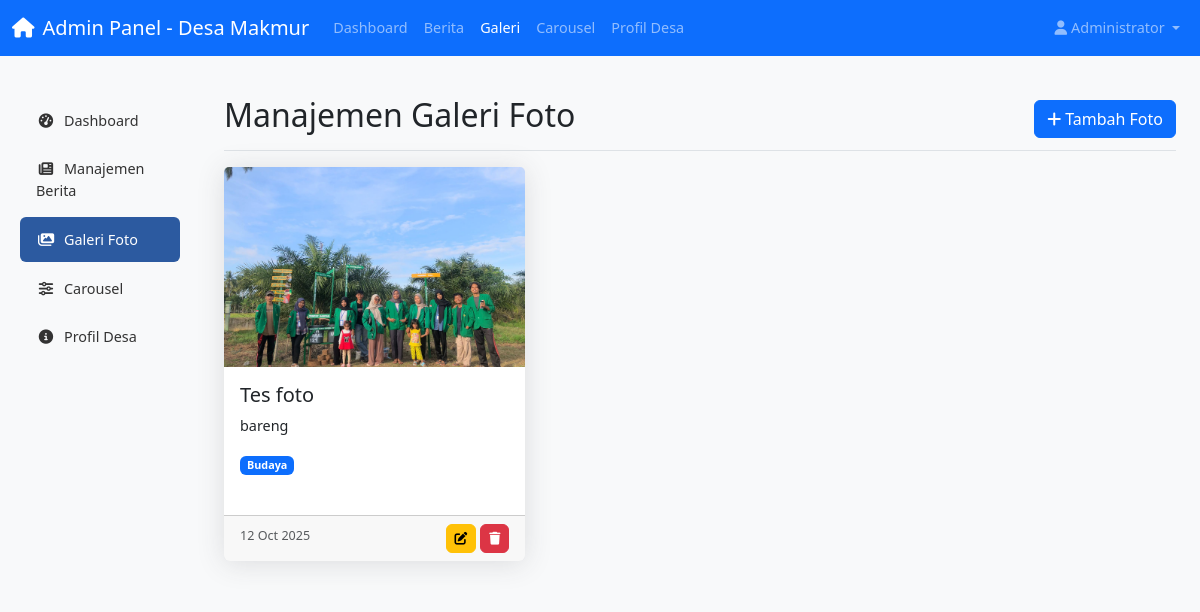
Page /admin/galeri.php (signed in) on the committed database.
### tables this page shows
CREATE TABLE `galeri` (
  `id` int NOT NULL,
  `judul` varchar(255) NOT NULL,
  `deskripsi` text,
  `gambar` varchar(255) NOT NULL,
  `kategori` varchar(50) DEFAULT NULL,
  `created_at` timestamp NULL DEFAULT CURRENT_TIMESTAMP
);

### admin/galeri.php (the view, shortened to what this page needs)
<?php
include '../includes/config.php';
$action = isset($_GET['action']) ? $_GET['action'] : 'list';
$stmt = $pdo->query("SELECT * FROM galeri ORDER BY created_at DESC");
$galeri_list = $stmt->fetchAll(PDO::FETCH_ASSOC);
?>
<!DOCTYPE html>
<html lang="id">
<head>
    <link href="https://cdn.jsdelivr.net/npm/bootstrap@5.3.0/dist/css/bootstrap.min.css" rel="stylesheet">
    <link rel="stylesheet" href="https://cdnjs.cloudflare.com/ajax/libs/font-awesome/6.4.0/css/all.min.css">
    <link href="../assets/css/admin.css" rel="stylesheet">
</head>
<body>
    <nav class="navbar navbar-expand-lg navbar-dark bg-primary">
        <div class="container-fluid">
            <a class="navbar-brand" href="dashboard.php">
                <i class="fas fa-home me-2"></i>Admin Panel - Desa Makmur
            </a>
            <div class="collapse navbar-collapse" id="adminNavbar">
                <ul class="navbar-nav me-auto">
                    <li class="nav-item">
                        <a class="nav-link" href="dashboard.php">Dashboard</a>
                    </li>
                    <li class="nav-item">
                        <a class="nav-link" href="artikel.php">Berita</a>
                    </li>
                    <li class="nav-item">
                        <a class="nav-link active" href="galeri.php">Galeri</a>
                    </li>
                    <li class="nav-item">
                        <a class="nav-link" href="carousel.php">Carousel</a>
                    </li>
                    <li class="nav-item">
                        <a class="nav-link" href="profil.php">Profil Desa</a>
                    </li>
                </ul>
                <div class="navbar-nav">
                    <li class="nav-item dropdown">
                        <a class="nav-link dropdown-toggle" href="#" role="button" data-bs-toggle="dropdown">
                            <i class="fas fa-user me-1"></i><?= $_SESSION['nama_lengkap'] ?>
                        </a>
                    </li>
                </div>
            </div>
        </div>
    </nav>
    <div class="container-fluid mt-4">
        <div class="row">
            <div class="col-md-3 col-lg-2 d-md-block bg-light sidebar">
                <div class="position-sticky pt-3">
                    <ul class="nav flex-column">
                        <li class="nav-item">
                            <a class="nav-link" href="dashboard.php">
                                <i class="fas fa-tachometer-alt me-2"></i>Dashboard
                            </a>
                        </li>
                        <li class="nav-item">
                            <a class="nav-link" href="artikel.php">
                                <i class="fas fa-newspaper me-2"></i>Manajemen Berita
                            </a>
                        </li>
                        <li class="nav-item">
                            <a class="nav-link active" href="galeri.php">
                                <i class="fas fa-images me-2"></i>Galeri Foto
                            </a>
                        </li>
                        <li class="nav-item">
                            <a class="nav-link" href="carousel.php">
                                <i class="fas fa-sliders-h me-2"></i>Carousel
                            </a>
                        </li>
                        <li class="nav-item">
                            <a class="nav-link" href="profil.php">
                                <i class="fas fa-info-circle me-2"></i>Profil Desa
                            </a>
                        </li>
                    </ul>
                </div>
            </div>
            <main class="col-md-9 ms-sm-auto col-lg-10 px-md-4">
                <?php if($action == 'list'): ?>
                <div class="d-flex justify-content-between flex-wrap flex-md-nowrap align-items-center pt-3 pb-2 mb-3 border-bottom">
                    <h1 class="h2">Manajemen Galeri Foto</h1>
                    <a href="?action=tambah" class="btn btn-primary">
                        <i class="fas fa-plus me-1"></i>Tambah Foto
                    </a>
                </div>
                <div class="row">
                    <?php if($galeri_list): ?>
                        <?php foreach($galeri_list as $item): ?>
                        <div class="col-md-4 mb-4">
                            <div class="card h-100">
                                <img src="../uploads/galeri/<?= $item['gambar'] ?>" class="card-img-top" alt="<?= $item['judul'] ?>" style="height: 200px; object-fit: cover;">
                                <div class="card-body">
                                    <h5 class="card-title"><?= $item['judul'] ?></h5>
                                    <?php if($item['deskripsi']): ?>
                                    <p class="card-text"><?= $item['deskripsi'] ?></p>
                                    <?php endif; ?>
                                    <?php if($item['kategori']): ?>
                                    <span class="badge bg-primary"><?= $item['kategori'] ?></span>
                                    <?php endif; ?>
                                </div>
                                <div class="card-footer">
                                    <small class="text-muted">
                                        <?= date('d M Y', strtotime($item['created_at'])) ?>
                                    </small>
                                    <div class="float-end">
                                        <a href="?action=edit&id=<?= $item['id'] ?>" class="btn btn-sm btn-warning">
                                            <i class="fas fa-edit"></i>
                                        </a>
                                        <a href="?action=edit&id=<?= $item['id'] ?>&delete=1" class="btn btn-sm btn-danger" onclick="return confirm('Yakin hapus foto ini?')">
                                            <i class="fas fa-trash"></i>
                                        </a>
                                    </div>
                                </div>
                            </div>
                        </div>
                        <?php endforeach; ?>
                    <?php endif; ?>
                </div>
                <?php endif; ?>
            </main>
        </div>
    </div>
</body>
</html>

### assets/css/admin.css (style rules this page uses)
:root { --primary-color: #2c5aa0; --sidebar-width: 250px; }
body { font-size: 0.9rem; background-color: #f8f9fa; }
.sidebar .nav-link { color: #333; padding: 0.75rem 1rem; border-radius: 0.25rem; margin: 0.1rem 0.5rem; }
.sidebar .nav-link:hover, .sidebar .nav-link.active { background-color: var(--primary-color); color: white; }
.sidebar .nav-link i { width: 20px; text-align: center; }
.card { border: none; box-shadow: 0 0.15rem 1.75rem 0 rgba(58, 59, 69, 0.15); }
.btn-sm { font-size: 0.8rem; }
.badge { font-size: 0.7rem; }
.card { border: none; box-shadow: 0 0.15rem 1.75rem 0 rgba(58, 59, 69, 0.15); margin-bottom: 1.5rem; }
.btn { border-radius: 0.375rem; }
.sidebar .nav-link.active { background-color: var(--primary-color); color: white; border-radius: 0.375rem; }
.badge { font-size: 0.75em; }

### rows in the picture
galeri: gambar (picture), judul "Tes foto", deskripsi "bareng", kategori "Budaya", created_at "12 Oct 2025"

### other values in the picture
$_SESSION['nama_lengkap'] "Administrator"
